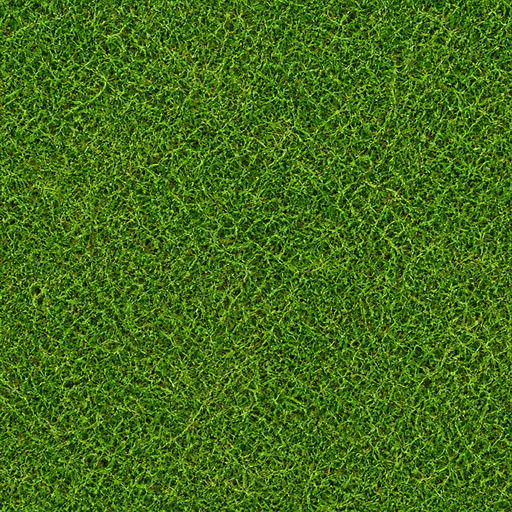
#> input picture Assets/Resources/Art/grass.png, 512 x 512 px
$ python art0-leaf-field-probe.py ../Assets/Resources/Art/grass.png ../Assets/Resources/Art/grass.png
#> lines starting #> are read from the running program, lines starting #| are printed output that depends on the picture
#!/usr/bin/env python3
"""ART-0 leaf-field probe: does the leaf material read as foliage or as one macro leaf?

Two things are measured, both from the shipped bytes only (no Unity, no trial):

  wrap      - the wrap seam's step against the tile's own grain, and where that step
              RANKS among every step a 3 x 3 repeat of the tile shows. Rank 100 % means
              "the worst step in the whole sheet is at the seam" (a line the eye finds);
              a rank inside the interior distribution means the seam is one more
              neighbour step. This is the metric the ART-0 card's rolled-crop trap
              needed, and it is kept unchanged from Tools/art0-leafwrap-probe.py.

  feature   - the scale of the repeating DETAIL, as the autocorrelation half-width of
              the luminance field: the distance at which two pixels of the tile stop
              being correlated (r < 0.5). A macro photograph of a single leaf has one
              feature much larger than the tile, so the half-width runs into the tile
              size; a foliage field of many small leaves decorrelates within one leaf.
              Also prints the count of dark "leaf gap" blobs per tile, which is what the
              eye counts when it decides whether a crown repeats.

Usage:  python Tools/art0-leaf-field-probe.py OLD.png NEW.png [name]
"""

import sys

import numpy as np
from PIL import Image


def cut_inner(a, axis):
    cut = np.abs(a.take(0, axis=axis).astype(np.int16) - a.take(-1, axis=axis).astype(np.int16))
    inner = np.abs(np.diff(a.astype(np.int16), axis=axis))
    return float(cut.mean()), float(inner.mean())


def seam_rank(a, axis, repeat=3):
    """Rank (0-100 %) of the wrap step among every step of a `repeat` x `repeat` tiling."""
    sheet = np.concatenate([np.concatenate([a] * repeat, axis=1)] * repeat, axis=0)
    steps = np.abs(np.diff(sheet.astype(np.int16), axis=axis)).mean(axis=2)
    n = a.shape[axis]
    seam_idx = [(k + 1) * n - 1 for k in range(repeat - 1)]
    seam = np.array([steps.take(i, axis=axis).mean() for i in seam_idx])
    keep = np.setdiff1d(np.arange(steps.shape[axis]), np.array(seam_idx))
    flat = np.sort(steps.take(keep, axis=axis).ravel())
    pct = [float((flat < s).mean() * 100.0) for s in seam]
    return float(np.mean(seam)), float(np.max(pct)), float(np.median(pct))


def seam_vs_pairs(a, axis):
    """Where the wrap step sits among the tile's OWN neighbour steps, as a percentile.

    This is the fair form of the rank: the 3 x 3 rank below is a percentile over every
    single pixel step, and a painted tile's interior is mostly flat, so a sub-level wrap
    step lands high in a distribution of near-zero steps. Here the wrap is compared with
    the 511 column (or row) pair differences of the tile itself - each of them a mean over
    the whole edge. A wrap at the median of those is, by construction, not special: one
    edge pair in 512 of a textured picture is as busy as the next.
    """
    d = np.abs(np.diff(a.astype(np.int16), axis=axis)).mean(axis=2)
    pairs = d.mean(axis=0) if axis == 1 else d.mean(axis=1)
    seam = float(np.abs(a.take(0, axis=axis).astype(np.int16)
                        - a.take(-1, axis=axis).astype(np.int16)).mean())
    return seam, float((pairs < seam).mean() * 100.0), float(pairs.max()), float(pairs.mean())


def half_width(lum, axis):
    """Autocorrelation half-width in px along one axis: where r first drops below 0.5."""
    v = lum.mean(axis=1 - axis)
    v = v - v.mean()
    if not np.any(v):
        return 0.0
    n = v.shape[0]
    ac = np.correlate(v, v, mode="full")[n - 1:]
    ac = ac / ac[0]
    below = np.nonzero(ac < 0.5)[0]
    return float(below[0]) if below.size else float(n)


def gap_blobs(lum):
    """Dark blobs per tile: the shadows between leaves, 4-connected, >= 12 px."""
    dark = lum < (lum.mean() - 0.6 * lum.std())
    h, w = dark.shape
    seen = np.zeros_like(dark)
    count = 0
    for y0 in range(h):
        for x0 in range(w):
            if not dark[y0, x0] or seen[y0, x0]:
                continue
            stack = [(y0, x0)]
            seen[y0, x0] = True
            size = 0
            while stack:
                y, x = stack.pop()
                size += 1
                for dy, dx in ((1, 0), (-1, 0), (0, 1), (0, -1)):
                    ny, nx = (y + dy) % h, (x + dx) % w
                    if dark[ny, nx] and not seen[ny, nx]:
                        seen[ny, nx] = True
                        stack.append((ny, nx))
            if size >= 12:
                count += 1
    return count


def report(tag, path):
#> called with tag = 'OLD', path = '../Assets/Resources/Art/grass.png'
    img = Image.open(path).convert("RGB")
#> img is the input picture: PIL image 512x512 RGB; mean R, G, B 68.3, 109, 15.6
    a = np.asarray(img).astype(np.float64)
    rgb = a.astype(np.int16)
    lum = a.mean(axis=2)
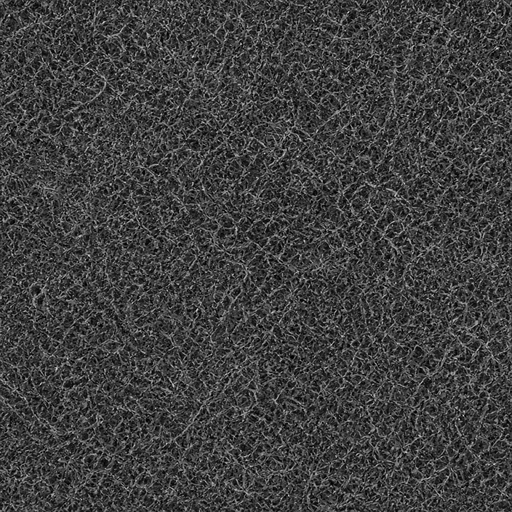
#> lum: shape (512, 512) float64; min 0, max 227.3, mean 64.3
    print("%s  %s  %dx%d  mean rgb %s  std %.1f" % (
        tag, path, img.size[0], img.size[1],
        np.round(a.reshape(-1, 3).mean(axis=0), 1).tolist(), float(lum.std())))
#| OLD  ../Assets/Resources/Art/grass.png  512x512  mean rgb [68.3, 109.0, 15.6]  std 31.8
    for axis, ax in ((1, "X"), (0, "Y")):
        cut, inner = cut_inner(a, axis)
        seam, pct_max, pct_med = seam_rank(a, axis)
        sp, sp_pct, sp_max, sp_mean = seam_vs_pairs(a, axis)
        print("  %s: cut %.2f inner %.2f ratio %.2f | seam step %.2f rank max %.1f%% "
              "median %.1f%% | half-width %.0f px"
              % (ax, cut, inner, cut / max(inner, 1e-9), seam, pct_max, pct_med,
                 half_width(lum, axis)))
        print("     vs own edge pairs: seam %.2f at percentile %.1f%% of %d pairs "
              "(busiest %.2f, mean %.2f), %.2f %% of the 0-255 range"
              % (sp, sp_pct, a.shape[axis] - 1, sp_max, sp_mean, 100.0 * sp / 255.0))
#> this loop made 2 passes
#> (cut, inner, pct_max, pct_med, sp, sp_pct, sp_max) on passes 1 to 2: (30.17, 26.2, 65.99, 65.99, 30.17, 99.41, 30.59), (29.34, 26.2, 64.94, 64.94, 29.34, 98.63, 30.11)
#|   X: cut 30.17 inner 26.20 ratio 1.15 | seam step 30.17 rank max 66.0% median 66.0% | half-width 2 px
#|      vs own edge pairs: seam 30.17 at percentile 99.4% of 511 pairs (busiest 30.59, mean 26.20), 11.83 % of the 0-255 range
#|   Y: cut 29.34 inner 26.20 ratio 1.12 | seam step 29.34 rank max 64.9% median 64.9% | half-width 1 px
#|      vs own edge pairs: seam 29.34 at percentile 98.6% of 511 pairs (busiest 30.11, mean 26.20), 11.51 % of the 0-255 range
#> pass 1, in cut_inner, `inner = np.abs(np.diff(a.astype(np.int16), axis=axis))`:
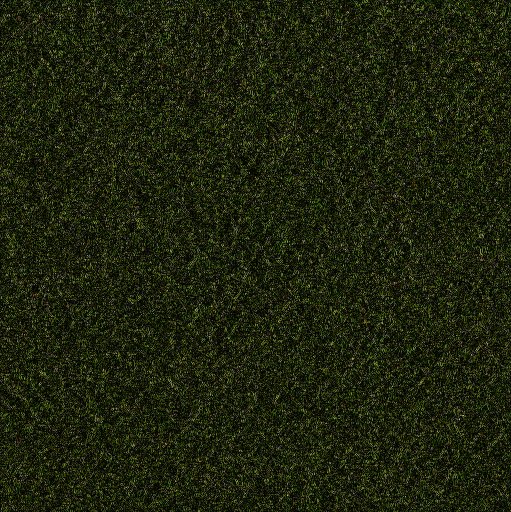
#> inner: shape (512, 511, 3) int16; mean R, G, B 30.5, 36, 12.2
#> pass 1, in seam_rank, `sheet = np.concatenate([np.concatenate([a] * repeat, axis=1)] * repeat..`:
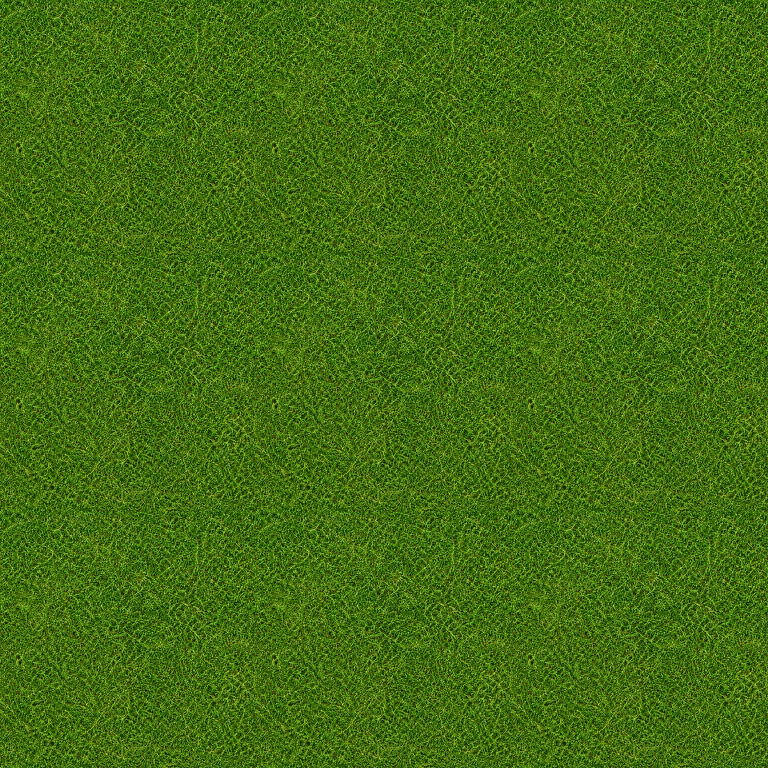
#> sheet: shape (1536, 1536, 3) float64 (shown at 1/2 size); mean R, G, B 68.3, 109, 15.6
#> pass 1, in seam_rank, `steps = np.abs(np.diff(sheet.astype(np.int16), axis=axis)).mean(axis=2)`:
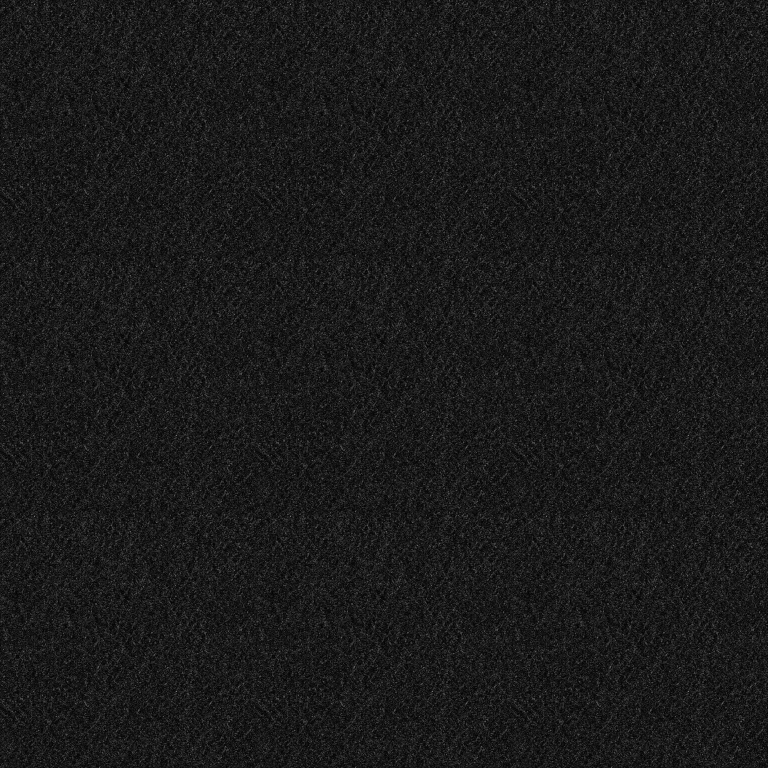
#> steps: shape (1536, 1535) float64 (shown at 1/2 size); min 0, max 175, mean 26.2
#> pass 1, in seam_vs_pairs, `d = np.abs(np.diff(a.astype(np.int16), axis=axis)).mean(axis=2)`:
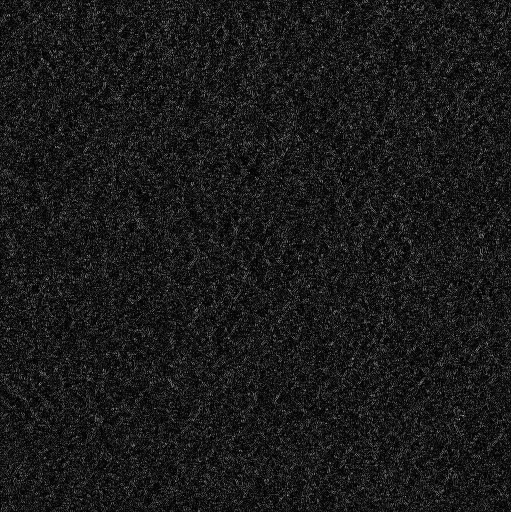
#> d: shape (512, 511) float64; min 0, max 175, mean 26.2
    print("  dark blobs per tile: %d | distinct colours: %d"
          % (gap_blobs(lum), len(set(map(tuple, rgb.reshape(-1, 3).tolist())))))
#> in gap_blobs, `dark = lum < (lum.mean() - 0.6 * lum.std())`:
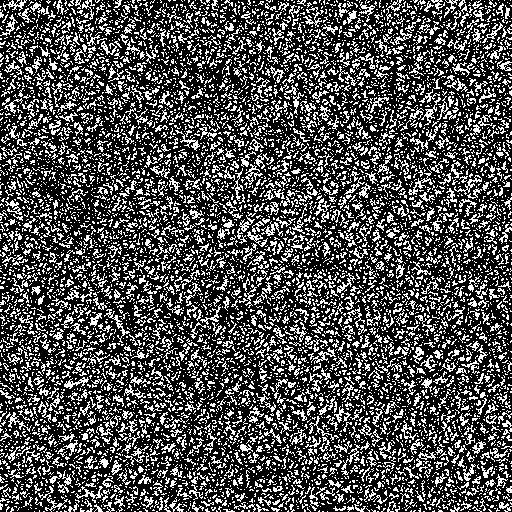
#> dark: shape (512, 512) bool; 30.9% white in thin lines or dots
#|   dark blobs per tile: 1971 | distinct colours: 106991
    return a


def main():
    if len(sys.argv) < 3:
        print(__doc__)
        return 2
    old = report("OLD", sys.argv[1])
    new = report("NEW", sys.argv[2])
#| NEW  ../Assets/Resources/Art/grass.png  512x512  mean rgb [68.3, 109.0, 15.6]  std 31.8
#> the loop in report (call 2), `for axis, ax in ((1, "X"), (0, "Y")):` made 2 passes
#|   X: cut 30.17 inner 26.20 ratio 1.15 | seam step 30.17 rank max 66.0% median 66.0% | half-width 2 px
#|      vs own edge pairs: seam 30.17 at percentile 99.4% of 511 pairs (busiest 30.59, mean 26.20), 11.83 % of the 0-255 range
#|   Y: cut 29.34 inner 26.20 ratio 1.12 | seam step 29.34 rank max 64.9% median 64.9% | half-width 1 px
#|      vs own edge pairs: seam 29.34 at percentile 98.6% of 511 pairs (busiest 30.11, mean 26.20), 11.51 % of the 0-255 range
#> pass 2, in seam_vs_pairs (call 4), `d = np.abs(np.diff(a.astype(np.int16), axis=axis)).mean(axis=2)`:
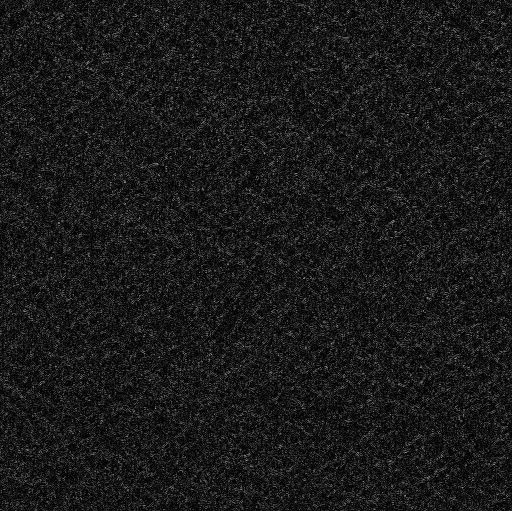
#> d: shape (511, 512) float64; min 0, max 157, mean 26.2
#|   dark blobs per tile: 1971 | distinct colours: 106991
    if old.shape == new.shape:
        d = np.abs(old - new)
#> d: shape (512, 512, 3) float64; every value is 0
        print("old vs new: mean |d| %.2f  max %.0f  px changed %d of %d (%.1f %%)"
              % (d.mean(), d.max(), int((d.max(axis=2) > 0).sum()), d.shape[0] * d.shape[1],
                 100.0 * (d.max(axis=2) > 0).mean()))
#| old vs new: mean |d| 0.00  max 0  px changed 0 of 262144 (0.0 %)
        print("colour drift: old mean %s -> new mean %s" % (
            np.round(old.reshape(-1, 3).mean(axis=0), 1).tolist(),
            np.round(new.reshape(-1, 3).mean(axis=0), 1).tolist()))
#| colour drift: old mean [68.3, 109.0, 15.6] -> new mean [68.3, 109.0, 15.6]
    return 0


if __name__ == "__main__":
    sys.exit(main())
#> (the program exits here)
